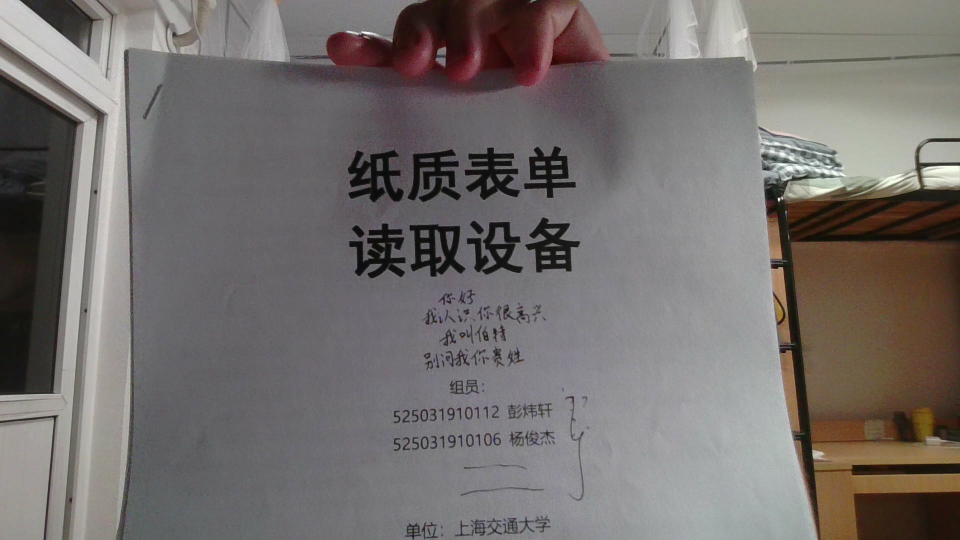
#> input picture test images/WIN_20251110_20_03_44_Pro.jpg, 1920 x 1080 px (shown at 1/2 size)
$ python -i ocr_infer.py   (imports and definitions only)
#> lines starting #> are read from the running program, lines starting #| are printed output that depends on the picture; after the words box and inside, x2 and y2 are one past the last pixel; in counts of white or black regions, pixels touching at a corner belong together
#> further down, picture is the input picture: shape (1080, 1920, 3); mean B, G, R 108.7, 110.8, 115.8
import cv2
import numpy as np
from paddleocr import PaddleOCR
import time

def init_cam():
    camera = cv2.VideoCapture(4, cv2.CAP_V4L2)
    camera.set(cv2.CAP_PROP_FOURCC, cv2.VideoWriter_fourcc('M', 'J', 'P', 'G'))
    if not camera.isOpened():
        print("无法打开摄像头")
        exit()

    camera.set(cv2.CAP_PROP_AUTO_EXPOSURE, 0.25)  # 设置手动曝光，因为自动曝光默认过曝并且收敛太慢
    camera.set(cv2.CAP_PROP_EXPOSURE, -100)  # 曝光值，通常负值降低曝光
    camera.set(cv2.CAP_PROP_FRAME_WIDTH, 4000)
    camera.set(cv2.CAP_PROP_FRAME_HEIGHT, 3000)
    camera.set(cv2.CAP_PROP_FPS, 15)
    return camera

def ocr_preprocess(image):
    image = cv2.rotate(image, cv2.ROTATE_90_COUNTERCLOCKWISE)
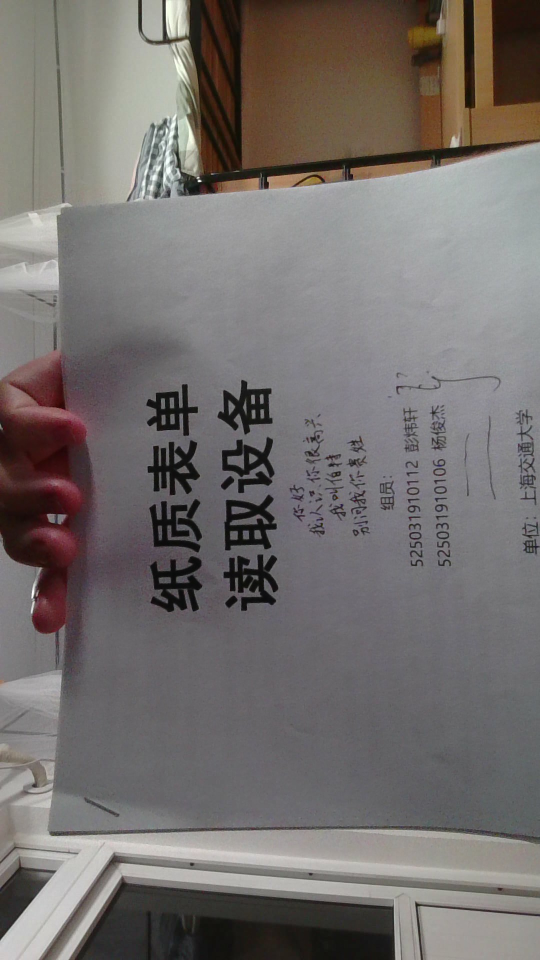
#> image: shape (1920, 1080, 3) (shown at 1/2 size); mean of channels 0, 1, 2 108.7, 110.8, 115.8; drawn as B, G, R
    # image = cv2.convertScaleAbs(image, alpha=1, beta=-100)
    image = cv2.cvtColor(image, cv2.COLOR_BGR2GRAY) #转换为BW
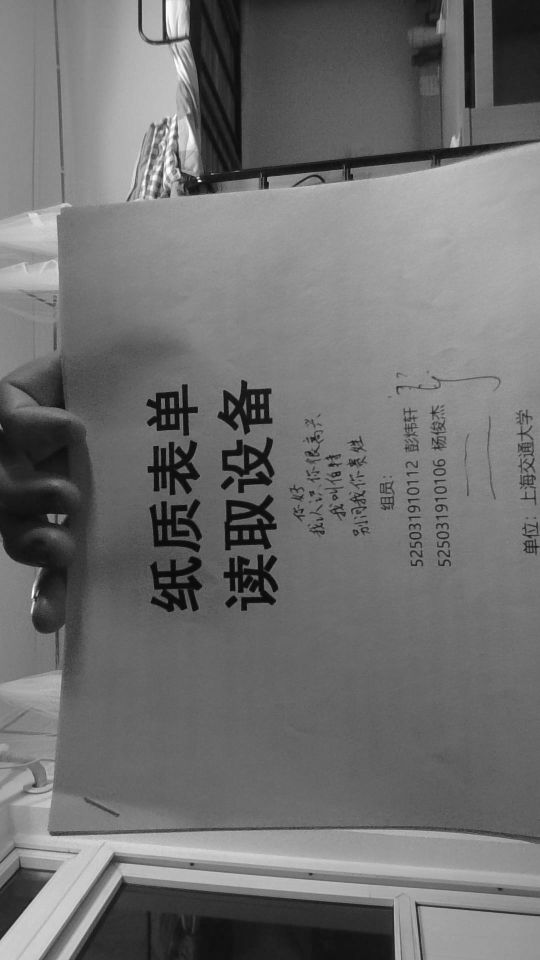
#> image: shape (1920, 1080) (shown at 1/2 size); min 1, max 254, mean 112
    image = cv2.convertScaleAbs(image, alpha=1.5, beta=0) #增加对比度
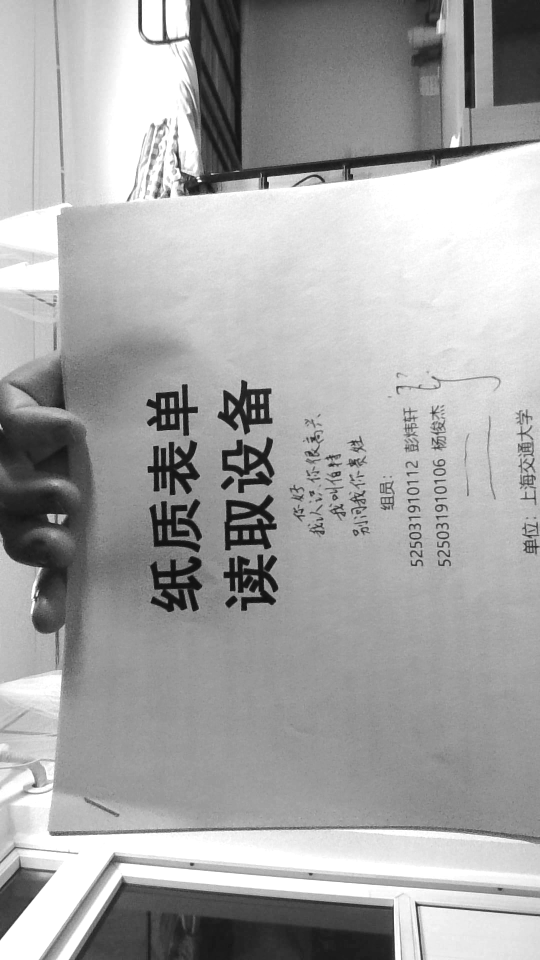
#> image: shape (1920, 1080) (shown at 1/2 size); min 2, max 255, mean 166.3
    image = cv2.adaptiveThreshold(image, 255, cv2.ADAPTIVE_THRESH_GAUSSIAN_C, cv2.THRESH_BINARY, 7, 4) #二值化
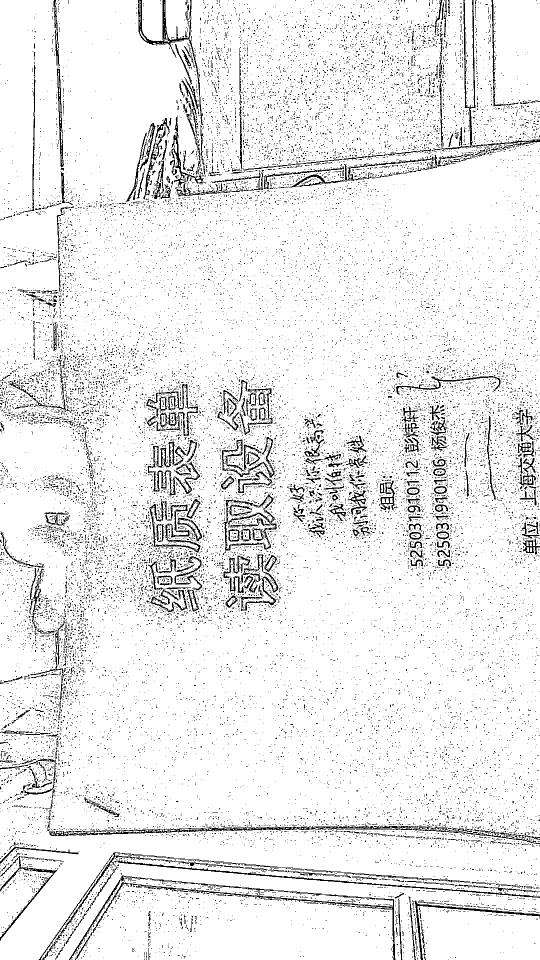
#> image: shape (1920, 1080) (shown at 1/2 size); 92.5% white; black in thin lines or dots
    image = cv2.medianBlur(image, 3) #去噪
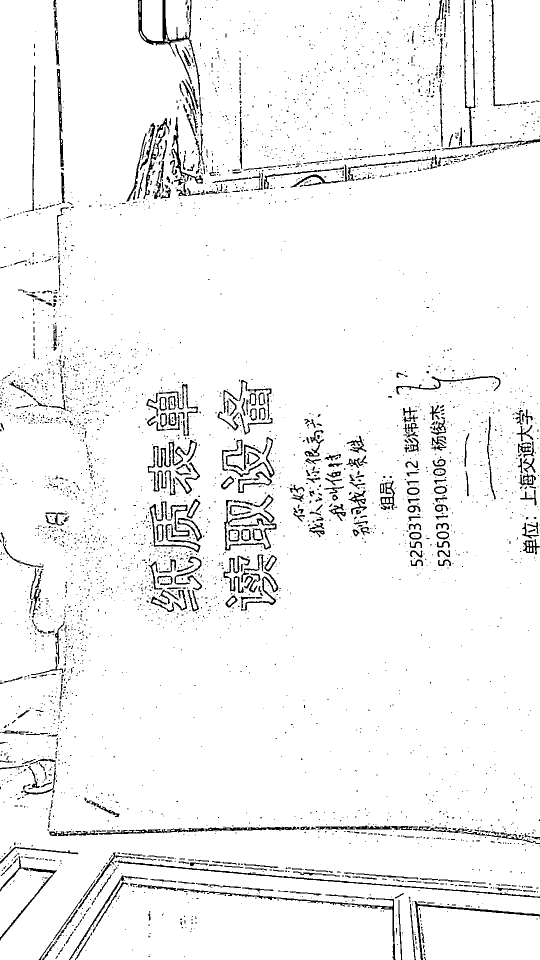
#> image: shape (1920, 1080) (shown at 1/2 size); 95.2% white; 4061 black regions (3553 under 20 px), largest, box (x1, y1, x2, y2) and area: (235, 1719, 1080, 1796) 2393, (276, 0, 400, 191) 2245, (299, 1002, 401, 1105) 1948
    image = cv2.cvtColor(image, cv2.COLOR_GRAY2BGR) #转换回“彩色”图像来防止paddle报错。。。
    cv2.imwrite("/mnt/data/Class Projects/大一上 工程学导论/AI组学习资料/test projects/output/image.jpg", image)
    # image = cv2.resize(image, (2000, 1500))
    return image

def ocr_inf(camera, ocr):
    image = camera.read()[1]
    '''
    image_path = "/mnt/data/Class Projects/大一上 工程学导论/AI组学习资料/test projects/test images/WIN_20251110_20_03_44_Pro.jpg" #或许可以换成别的？
    image = cv2.imread(image_path) #读取图片
    '''
    image = ocr_preprocess(image)
    # cv2.imshow("image", image)
    # cv2.waitKey(0)
    # cv2.destroyAllWindows()
    result = ocr.predict(image)
    for res in result:
        res.print()
        # res.save_to_img("/mnt/data/Class Projects/大一上 工程学导论/AI组学习资料/test projects/output/result.jpg")
        res.save_to_json("/mnt/data/Class Projects/大一上 工程学导论/AI组学习资料/test projects/output/result.json")

# [10 lines not run here, left out]
    # ocr_inf(None, ocr)

>>> import cv2
>>> picture = cv2.imread('test images/WIN_20251110_20_03_44_Pro.jpg')
>>> result = ocr_preprocess(picture)
